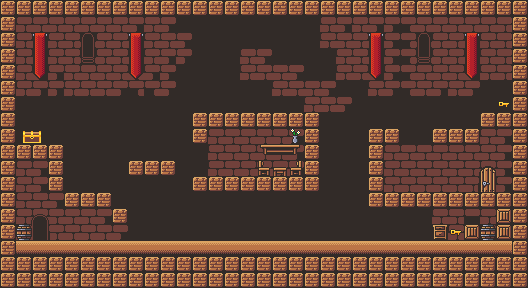

This is a level from a 2D game, rendered from its Tiled map with the project's own tilesets. A one-line summary and the map file follow, with tile-layer data summarised:
An orthogonal 33x18 tile map with 16x16 px tiles, 4 tile layers (background, bacground-wall, bricks, internal-objects) and 22 objects (19x wall, player, enemy1, enemy2).

<map version="1.2" tiledversion="1.2.1" orientation="orthogonal" renderorder="right-down" width="33" height="18" tilewidth="16" tileheight="16" infinite="0" nextlayerid="56" nextobjectid="29">
 <tileset firstgid="1" name="castle" tilewidth="16" tileheight="16" tilecount="128" columns="8">
  <image source="castle.png" width="128" height="256" />
 </tileset>
 <layer id="49" name="background" width="33" height="18">
  <data>[594 cells, 594 non-empty, 1 distinct tile ids]</data>
 </layer>
 <layer id="50" name="bacground-wall" width="33" height="18">
  <data>[594 cells, 160 non-empty, 2 distinct tile ids]</data>
 </layer>
 <layer id="51" name="bricks" width="33" height="18">
  <data>[594 cells, 191 non-empty, 4 distinct tile ids]</data>
 </layer>
 <layer id="52" name="internal-objects" width="33" height="18">
  <data>[594 cells, 93 non-empty, 30 distinct tile ids]</data>
 </layer>
 <objectgroup id="25" name="wall">
  <object id="3" name="wall" x="15.5" y="241" width="496.5" height="15" />
  <object id="7" name="wall" x="512.334" y="0.666667" width="15.3334" height="256" />
  <object id="8" name="wall" x="480.333" y="112.667" width="15.6667" height="15.3333" />
  <object id="9" name="wall" x="433" y="128.667" width="46" height="14.3333" />
  <object id="10" name="wall" x="368.333" y="128.333" width="31" height="15.3333" />
  <object id="11" name="wall" x="368.667" y="144" width="15.3333" height="62.6667" />
  <object id="12" name="wall" x="384" y="193" width="127" height="14" />
  <object id="13" name="wall" x="192.667" y="177.333" width="127" height="15" />
  <object id="14" name="wall" x="304.667" y="112.333" width="15" height="64.6667" />
  <object id="15" name="wall" x="192.667" y="112" width="111.667" height="16" />
  <object id="16" name="wall" x="192.667" y="128.333" width="15.6667" height="16.3333" />
  <object id="17" name="wall" x="128.667" y="161" width="47" height="15.3333" />
  <object id="18" name="wall" x="15.6667" y="145" width="47.6667" height="15" />
  <object id="19" name="wall" x="48.3333" y="160.333" width="14.6667" height="31.3333" />
  <object id="20" name="wall" x="64.3333" y="192.667" width="46.6667" height="15" />
  <object id="21" name="wall" x="112" y="209" width="15" height="15" />
  <object id="23" name="wall" x="0.3333" y="-3.55271e-15" width="15.3334" height="256" />
  <object id="24" name="wall" x="16.0833" y="0.166667" width="496.5" height="15" />
  <object id="25" name="wall" x="496.333" y="112.333" width="16.3333" height="15.6667" />
 </objectgroup>
 <objectgroup id="53" name="player">
  <object id="26" name="player" x="33" y="212" width="17" height="25.3333" />
 </objectgroup>
 <objectgroup id="54" name="enemy1">
  <object id="27" name="enemy1" x="139.667" y="134" width="27" height="24.6667" />
 </objectgroup>
 <objectgroup id="55" name="enemy2">
  <object id="28" name="enemy2" x="404" y="163.667" width="28.3333" height="27.6667" />
 </objectgroup>
</map>
